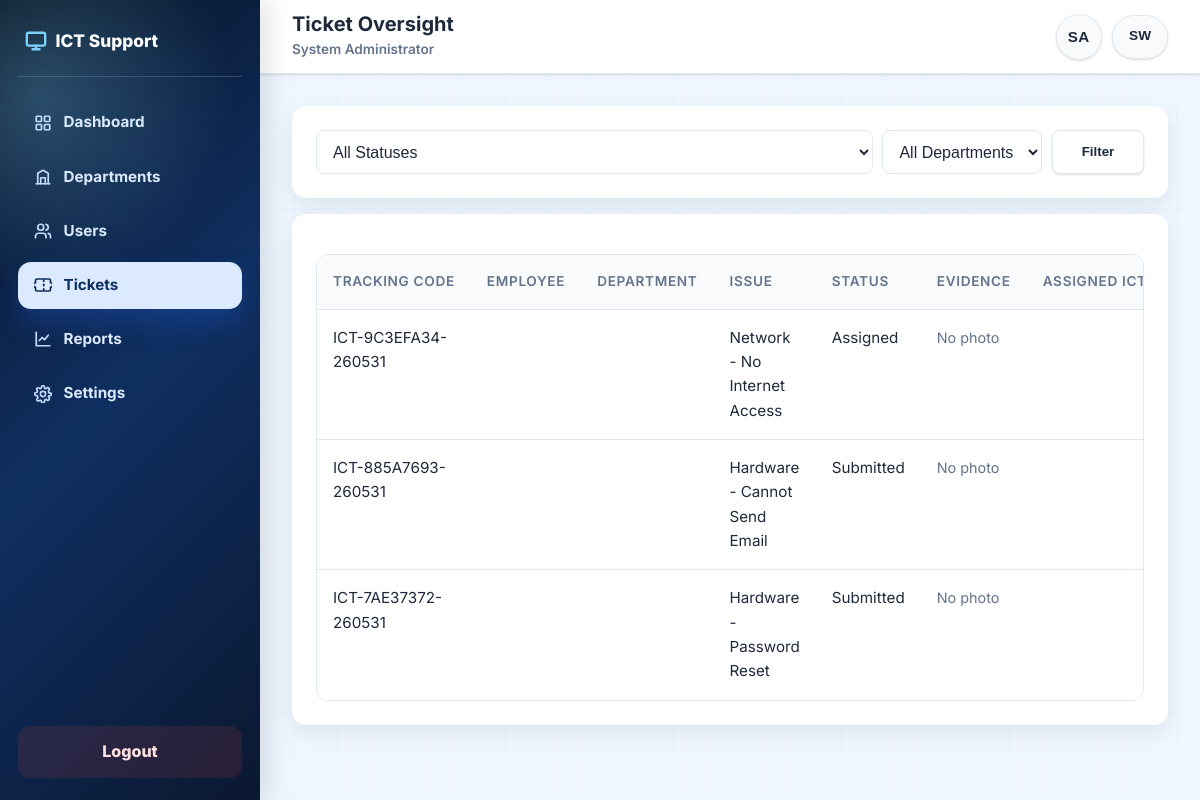
Screenshot of /admin/tickets.php (signed in) with the database file from the repository.
### tables this page shows
CREATE TABLE IF NOT EXISTS tickets (
    id INT AUTO_INCREMENT PRIMARY KEY,
    tracking_code VARCHAR(40) NOT NULL UNIQUE,
    employee_id INT NOT NULL,
    department_id INT NOT NULL,
    category_id INT NOT NULL,
    subcategory_id INT NOT NULL,
    assigned_to INT NULL,
    description TEXT,
    priority ENUM('Low', 'Medium', 'High', 'Critical') DEFAULT 'Medium',
    status ENUM('Submitted', 'Assigned', 'In Progress', 'Resolved', 'Closed') DEFAULT 'Submitted',
    resolution_note TEXT,
    created_at TIMESTAMP DEFAULT CURRENT_TIMESTAMP,
    updated_at TIMESTAMP DEFAULT CURRENT_TIMESTAMP ON UPDATE CURRENT_TIMESTAMP,
    resolved_at DATETIME NULL,
    FOREIGN KEY (employee_id) REFERENCES users(id) ON DELETE CASCADE,
    FOREIGN KEY (department_id) REFERENCES departments(id) ON DELETE RESTRICT,
    FOREIGN KEY (category_id) REFERENCES categories(id) ON DELETE RESTRICT,
    FOREIGN KEY (subcategory_id) REFERENCES subcategories(id) ON DELETE RESTRICT,
    FOREIGN KEY (assigned_to) REFERENCES users(id) ON DELETE SET NULL
);

CREATE TABLE IF NOT EXISTS categories (
    id INT AUTO_INCREMENT PRIMARY KEY,
    name VARCHAR(80) NOT NULL UNIQUE,
    created_at TIMESTAMP DEFAULT CURRENT_TIMESTAMP
);

CREATE TABLE IF NOT EXISTS subcategories (
    id INT AUTO_INCREMENT PRIMARY KEY,
    category_id INT NOT NULL,
    name VARCHAR(120) NOT NULL,
    created_at TIMESTAMP DEFAULT CURRENT_TIMESTAMP,
    FOREIGN KEY (category_id) REFERENCES categories(id) ON DELETE CASCADE
);

### config/app.php (called while the page is built, shortened)
<?php
function app_base_path(): string
{
    static $basePath = null;
    if ($basePath !== null) {
        return $basePath;
    }
    $docRoot = realpath((string) ($_SERVER['DOCUMENT_ROOT'] ?? ''));
    $projectRoot = realpath(__DIR__ . '/..');
    if ($docRoot && $projectRoot) {
        $docRoot = rtrim(str_replace('\\', '/', $docRoot), '/');
        $projectRoot = rtrim(str_replace('\\', '/', $projectRoot), '/');
        if ($docRoot !== '' && str_starts_with($projectRoot, $docRoot)) {
            $basePath = substr($projectRoot, strlen($docRoot));
            $basePath = '/' . trim((string) $basePath, '/');
            $basePath = $basePath === '/' ? '' : $basePath;
            return $basePath;
        }
    }
    $scriptDir = rtrim(str_replace('\\', '/', dirname((string) ($_SERVER['SCRIPT_NAME'] ?? ''))), '/');
    $basePath = preg_replace('#/(admin|staff|employee|api)$#', '', $scriptDir) ?: '';
    return $basePath === '/' ? '' : $basePath;
}

### includes/helpers.php (called while the page is built, shortened)
<?php
function e(string $value): string
{
    return htmlspecialchars($value, ENT_QUOTES, 'UTF-8');
}

### includes/auth.php (called while the page is built, shortened)
<?php
function currentUser(): ?array
{
    return $_SESSION['user'] ?? null;
}

### admin/tickets.php (the view, shortened to what this page needs)
<?php
require_once __DIR__ . '/../includes/auth.php';
require_once __DIR__ . '/../includes/helpers.php';
$conn = db();
$where = '1=1';
$sql = "SELECT t.*, d.name AS department_name, c.name AS category_name, sc.name AS subcategory_name,
           emp.full_name AS employee_name,
           ict.full_name AS ict_name,
           att.file_path AS evidence_path,
           att.file_name AS evidence_name
        FROM tickets t
        LEFT JOIN departments d ON d.id = t.department_id
        LEFT JOIN categories c ON c.id = t.category_id
        LEFT JOIN subcategories sc ON sc.id = t.subcategory_id
        LEFT JOIN users emp ON emp.id = t.employee_id
        LEFT JOIN users ict ON ict.id = t.assigned_to
    LEFT JOIN attachments att ON att.id = (
        SELECT a2.id
        FROM attachments a2
        WHERE a2.ticket_id = t.id
        ORDER BY a2.created_at DESC, a2.id DESC
        LIMIT 1
    )
        WHERE {$where}
        ORDER BY t.created_at DESC";
$stmt = $conn->prepare($sql);
$stmt->execute();
$tickets = $stmt->get_result()->fetch_all(MYSQLI_ASSOC);
$pageTitle = 'Ticket Oversight | ' . APP_NAME;
require_once __DIR__ . '/../includes/header.php';
require_once __DIR__ . '/_nav.php';
?>
<section class="panel-card">
    <form method="GET" class="inline-form">
        <select name="status">
            <option value="" data-i18n="admin_all_statuses">All Statuses</option>
        </select>
        <select name="department_id">
            <option value="" data-i18n="admin_all_departments">All Departments</option>
        </select>
        <button class="btn btn-secondary" type="submit" data-i18n="common_filter">Filter</button>
    </form>
</section>
<section class="panel-card">
    <div class="table-wrap">
    <table class="admin-tickets-table">
        <thead>
            <tr>
                <th data-i18n="common_tracking_code">Tracking Code</th>
                <th data-i18n="common_employee">Employee</th>
                <th data-i18n="common_department">Department</th>
                <th data-i18n="common_issue">Issue</th>
                <th data-i18n="common_status">Status</th>
                <th>Evidence</th>
                <th data-i18n="admin_assigned_ict">Assigned ICT</th>
            </tr>
        </thead>
        <tbody>
            <?php foreach ($tickets as $t): ?>
                <tr>
                    <td><?= e($t['tracking_code']) ?></td>
                    <td><?= e((string) $t['employee_name']) ?></td>
                    <td><?= e((string) $t['department_name']) ?></td>
                    <td><?= e((string) $t['category_name']) ?> - <?= e((string) $t['subcategory_name']) ?></td>
                    <td><?= e($t['status']) ?></td>
                    <td>
                        <?php if (!empty($t['evidence_path'])): ?>
                            <button
                                type="button"
                                class="btn btn-secondary evidence-view-btn"
                                data-evidence-url="<?= e(absoluteUrl((string) $t['evidence_path'])) ?>"
                                data-evidence-name="<?= e((string) $t['evidence_name']) ?>"
                                data-ticket-code="<?= e((string) $t['tracking_code']) ?>"
                                data-ticket-employee="<?= e((string) $t['employee_name']) ?>"
                                data-ticket-issue="<?= e((string) $t['category_name']) ?> - <?= e((string) $t['subcategory_name']) ?>"
                                data-ticket-status="<?= e($t['status']) ?>"
                            >View Photo</button>
                        <?php else: ?>
                            <span class="evidence-empty">No photo</span>
                        <?php endif; ?>
                    </td>
                    <td><?= e((string) $t['ict_name']) ?></td>
                </tr>
            <?php endforeach; ?>
        </tbody>
    </table>
    </div>
</section>
</section>
</div>
<?php require_once __DIR__ . '/../includes/footer.php'; ?>

### includes/header.php (shortened to what this page needs)
<?php
require_once __DIR__ . '/auth.php';
require_once __DIR__ . '/helpers.php';
$pageTitle = $pageTitle ?? APP_NAME;
$isAdminDir = strpos($_SERVER['PHP_SELF'], '/admin/') !== false;
$isStaffDir = strpos($_SERVER['PHP_SELF'], '/staff/') !== false;
$isEmployeeDir = strpos($_SERVER['PHP_SELF'], '/employee/') !== false;
$isPanelDir = $isAdminDir || $isStaffDir || $isEmployeeDir;
$isSubDir = $isAdminDir || $isStaffDir || $isEmployeeDir;
$baseUrl = $isSubDir ? '../' : '';
?>
<!DOCTYPE html>
<html lang="en">
<head>
    <link rel="stylesheet" href="<?= $baseUrl ?>assets/css/style.css">
</head>
<body class="<?= $isPanelDir ? 'admin-app-page' : '' ?>">
<main class="container<?= $isPanelDir ? ' admin-main' : '' ?>">

### admin/_nav.php (shortened to what this page needs)
<?php
$currentAdminPage = basename($_SERVER['PHP_SELF']);
$appRoot = app_base_path();
$adminTitle = trim(explode('|', $pageTitle ?? 'Admin Dashboard')[0]);
$adminUser = currentUser();
$avatarInitials = '';
if (!empty($adminUser['full_name'])) {
    $parts = preg_split('/\s+/', trim($adminUser['full_name']));
    $first = strtoupper($parts[0][0] ?? '');
    $second = isset($parts[1]) ? strtoupper($parts[1][0]) : strtoupper($parts[0][1] ?? '');
    $avatarInitials = trim(substr($first . $second, 0, 2));
} else {
    $avatarInitials = strtoupper(substr($adminUser['email'] ?? 'A', 0, 2));
}
$adminModules = [
    ['href' => $appRoot . '/admin/dashboard.php', 'label' => 'Dashboard', 'i18n' => 'subnav_dashboard', 'icon' => '<rect x="3" y="3" width="7" height="7" rx="1"></rect><rect x="14" y="3" width="7" height="7" rx="1"></rect><rect x="14" y="14" width="7" height="7" rx="1"></rect><rect x="3" y="14" width="7" height="7" rx="1"></rect>'],
    ['href' => $appRoot . '/admin/departments.php', 'label' => 'Departments', 'i18n' => 'subnav_departments', 'icon' => '<path d="M3 21h18"></path><path d="M5 21V7l7-4 7 4v14"></path><path d="M9 21v-8h6v8"></path>'],
    ['href' => $appRoot . '/admin/users.php', 'label' => 'Users', 'i18n' => 'subnav_users', 'icon' => '<path d="M16 21v-2a4 4 0 0 0-4-4H6a4 4 0 0 0-4 4v2"></path><circle cx="9" cy="7" r="4"></circle><path d="M22 21v-2a4 4 0 0 0-3-3.87"></path><path d="M16 3.13a4 4 0 0 1 0 7.75"></path>'],
    ['href' => $appRoot . '/admin/tickets.php', 'label' => 'Tickets', 'i18n' => 'subnav_tickets', 'icon' => '<path d="M2 9a3 3 0 0 0 0 6v3a2 2 0 0 0 2 2h16a2 2 0 0 0 2-2v-3a3 3 0 0 0 0-6V6a2 2 0 0 0-2-2H4a2 2 0 0 0-2 2z"></path><path d="M13 5v2"></path><path d="M13 17v2"></path><path d="M13 11v2"></path>'],
    ['href' => $appRoot . '/admin/reports.php', 'label' => 'Reports', 'i18n' => 'subnav_reports', 'icon' => '<path d="M3 3v18h18"></path><path d="m7 14 4-4 3 3 5-6"></path>'],
    ['href' => $appRoot . '/admin/settings.php', 'label' => 'Settings', 'i18n' => 'subnav_settings', 'icon' => '<path d="M12 15.5A3.5 3.5 0 1 0 12 8.5a3.5 3.5 0 0 0 0 7z"></path><path d="M19.4 15a1.7 1.7 0 0 0 .34 1.87l.06.06a2 2 0 1 1-2.83 2.83l-.06-.06a1.7 1.7 0 0 0-1.87-.34 1.7 1.7 0 0 0-1 1.55V22a2 2 0 1 1-4 0v-.09a1.7 1.7 0 0 0-1-1.55 1.7 1.7 0 0 0-1.87.34l-.06.06a2 2 0 1 1-2.83-2.83l.06-.06A1.7 1.7 0 0 0 4.6 15a1.7 1.7 0 0 0-1.55-1H3a2 2 0 1 1 0-4h.05a1.7 1.7 0 0 0 1.55-1 1.7 1.7 0 0 0-.34-1.87l-.06-.06a2 2 0 1 1 2.83-2.83l.06.06a1.7 1.7 0 0 0 1.87.34H9a1.7 1.7 0 0 0 1-1.55V3a2 2 0 1 1 4 0v.05a1.7 1.7 0 0 0 1 1.55 1.7 1.7 0 0 0 1.87-.34l.06-.06a2 2 0 1 1 2.83 2.83l-.06.06a1.7 1.7 0 0 0-.34 1.87V9c0 .68.4 1.29 1.03 1.55H21a2 2 0 1 1 0 4h-.05A1.7 1.7 0 0 0 19.4 15z"></path>'],
];
?>
<div class="admin-shell">
    <aside class="admin-sidebar" aria-label="Admin navigation">
        <div class="admin-sidebar-head">
            <a href="<?= e($appRoot . '/admin/dashboard.php') ?>" class="admin-sidebar-brand">
                <span>ICT Support</span>
            </a>
        </div>
        <div class="admin-menu-panel" data-admin-menu-panel>
            <nav class="admin-module-nav">
                <?php foreach ($adminModules as $module): ?>
                    <a href="<?= e($module['href']) ?>" class="<?= $currentAdminPage === basename($module['href']) ? 'active' : '' ?>">
                        <svg class="admin-module-icon" xmlns="http://www.w3.org/2000/svg" width="18" height="18" viewBox="0 0 24 24" fill="none" stroke="currentColor" stroke-width="2.3" stroke-linecap="round" stroke-linejoin="round" aria-hidden="true"><?= $module['icon'] ?></svg>
                        <span data-i18n="<?= e($module['i18n']) ?>"><?= e($module['label']) ?></span>
                    </a>
                <?php endforeach; ?>
            </nav>
            <a href="<?= e($appRoot . '/logout.php') ?>" class="admin-logout" data-i18n="nav_logout">Logout</a>
        </div>
    </aside>
    <section class="admin-content">
        <div class="admin-topbar">
            <div>
                <h1><?= e($adminTitle) ?></h1>
                <p><?= e($adminUser['full_name'] ?? 'Administrator') ?></p>
            </div>
            <div class="admin-topbar-actions">
                <button type="button" class="admin-profile-icon" aria-label="Profile" title="<?= e($adminUser['full_name'] ?? 'Administrator') ?>">
                    <?= e($avatarInitials) ?>
                </button>
                <button type="button" class="btn btn-secondary btn-link" aria-label="Switch language" data-language-toggle>SW</button>
            </div>
        </div>

### includes/footer.php (shortened to what this page needs)
</main>
</body>
</html>

### rows the page displays
tickets: tracking_code "ICT-9C3EFA34-260531", category.name "Network", subcategory.name "No Internet Access", status "Assigned"
tickets: tracking_code "ICT-885A7693-260531", category.name "Hardware", subcategory.name "Cannot Send Email", status "Submitted"
tickets: tracking_code "ICT-7AE37372-260531", category.name "Hardware", subcategory.name "Password Reset", status "Submitted"

### other values shown
$module['label'] "Dashboard"
$module['label'] "Departments"
$module['label'] "Users"
$module['label'] "Tickets"
$module['label'] "Reports"
$module['label'] "Settings"
$adminTitle "Ticket Oversight"
$adminUser['full_name'] "System Administrator"
$avatarInitials "SA"
